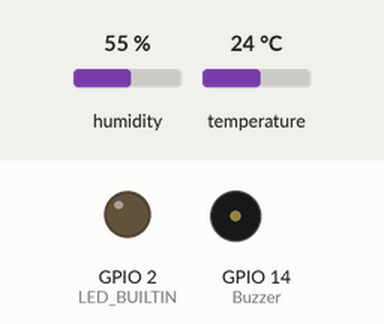
Simulated run of this sketch. Board: ESP8266 (NodeMCU). On the bench: output pins drawn as LEDs (lit = HIGH, except the on-board LED, lit = LOW), buzzer (waves = sounding, pin HIGH). The inputs (shaded band) are chosen by the test bench; at power-on: humidity 55 %, temperature 24 °C. WiFi joins after 1.5 s; servers stay silent unless stated; what the sketch prints to the serial monitor is not drawn.

Above: at 2.76 s.
At 8.4 s:
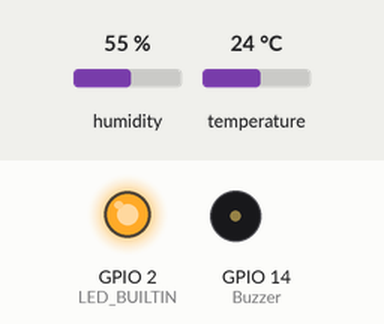
Timing chart, 0 to 15.7 s (numbered marks = the images above):
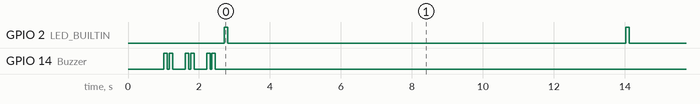

Measured:
- by itself, GPIO 2 (LED_BUILTIN): alternates HIGH for 0.10 s and LOW for 11.2 s

The sketch:

NodeMCU_DHT22_AI_Cloud.ino
```cpp
//DHT22 Project
//Channel ID: 1135938
//Author: mwa0000019434212
//Access: Private
//Temperature and humidity reading data from NodeMcu
// Read API Key : FUA6POMOXNHNEGIT

#include <DHT.h>  // Including library for dht
#include <ESP8266WiFi.h>
String apiKey = "89DBU5AZH68H4BUG";     //  Enter your Write API key from ThingSpeak

const char *ssid =  "SKYNET_GLOBAL";     // replace with your wifi ssid and wpa2 key
const char *pass =  "44ffba6d";
const char* server = "api.thingspeak.com";

#define DHTPIN 0          //pin where the dht22 is connected
#define LED_BUILTIN 2
#define Buzzer 14         // GPIO 14 is D5


DHT dht(DHTPIN, DHT22);

WiFiClient client;

void setup()
{
       pinMode(LED_BUILTIN, OUTPUT);
	     pinMode(Buzzer, OUTPUT);
       Serial.begin(115200);
       delay(10);
       dht.begin();

       Serial.println("*******************");
     delay(200);
     Serial.println("\n WELCOME! Mr. ABHINABA. AUTHORIZATION GRANTED... ");
     delay(500);
     Serial.println("\n INNITIALIZING SKYNET NETWORK ");
     Serial.println("*******************");
       Serial.println(ssid);

       pinMode(Buzzer, OUTPUT);
       WiFi.begin(ssid, pass);

      while (WiFi.status() != WL_CONNECTED)
     {

            delay(300);
            digitalWrite(Buzzer, HIGH);
            delay(100);
            digitalWrite(Buzzer, LOW);
            delay(50);
            digitalWrite(Buzzer, HIGH);
            delay(100);
            digitalWrite(Buzzer, LOW);
            delay(50);
            Serial.print(".");

   }
      Serial.println("");
      Serial.println("SECURED NETWORK ESTABLISHED....ENCRYPTING DATAFLOW");
	  delay(200);
      Serial.println("IP Tracking : ");
      Serial.println(WiFi.localIP());  // Print the IP address

}

void loop()
{
    digitalWrite(LED_BUILTIN, HIGH);
    delay(100);
    digitalWrite(LED_BUILTIN, LOW);
    delay(1000);

      float h = dht.readHumidity();
      float t = dht.readTemperature();

              if (isnan(h) || isnan(t))
                 {
                     Serial.println("No data available from sensors.");
                      return;
                 }

                         if (client.connect(server,80))   //   "184.106.153.149" or api.thingspeak.com
                      {

                             String postStr = apiKey;
                             postStr +="&field1=";
                             postStr += String(t);
                             postStr +="&field2=";
                             postStr += String(h);
                             postStr += "\r\n\r\n";

                             client.print("POST /update HTTP/1.1\n");
                             client.print("Host: api.thingspeak.com\n");
                             client.print("Connection: close\n");
                             client.print("X-THINGSPEAKAPIKEY: "+apiKey+"\n");
                             client.print("Content-Type: application/x-www-form-urlencoded\n");
                             client.print("Content-Length: ");
                             client.print(postStr.length());
                             client.print("\n\n");
                             client.print(postStr);

                             Serial.print("Ambient Temperature: ");
                             Serial.print(t);
                             Serial.print(" °C ");
               Serial.print("\n Ambient Humidity: ");
                             Serial.print(h);
               Serial.print(" %");
               Serial.print("\n Wind Speed: ");
               Serial.print(" UNDETECTED");
                             Serial.println("\n --> *Uploading dataframe to Cloud Database....*");
                        }
          client.stop();

          Serial.println("updating data from AI cloud...");

    delay(10000);
}
```
